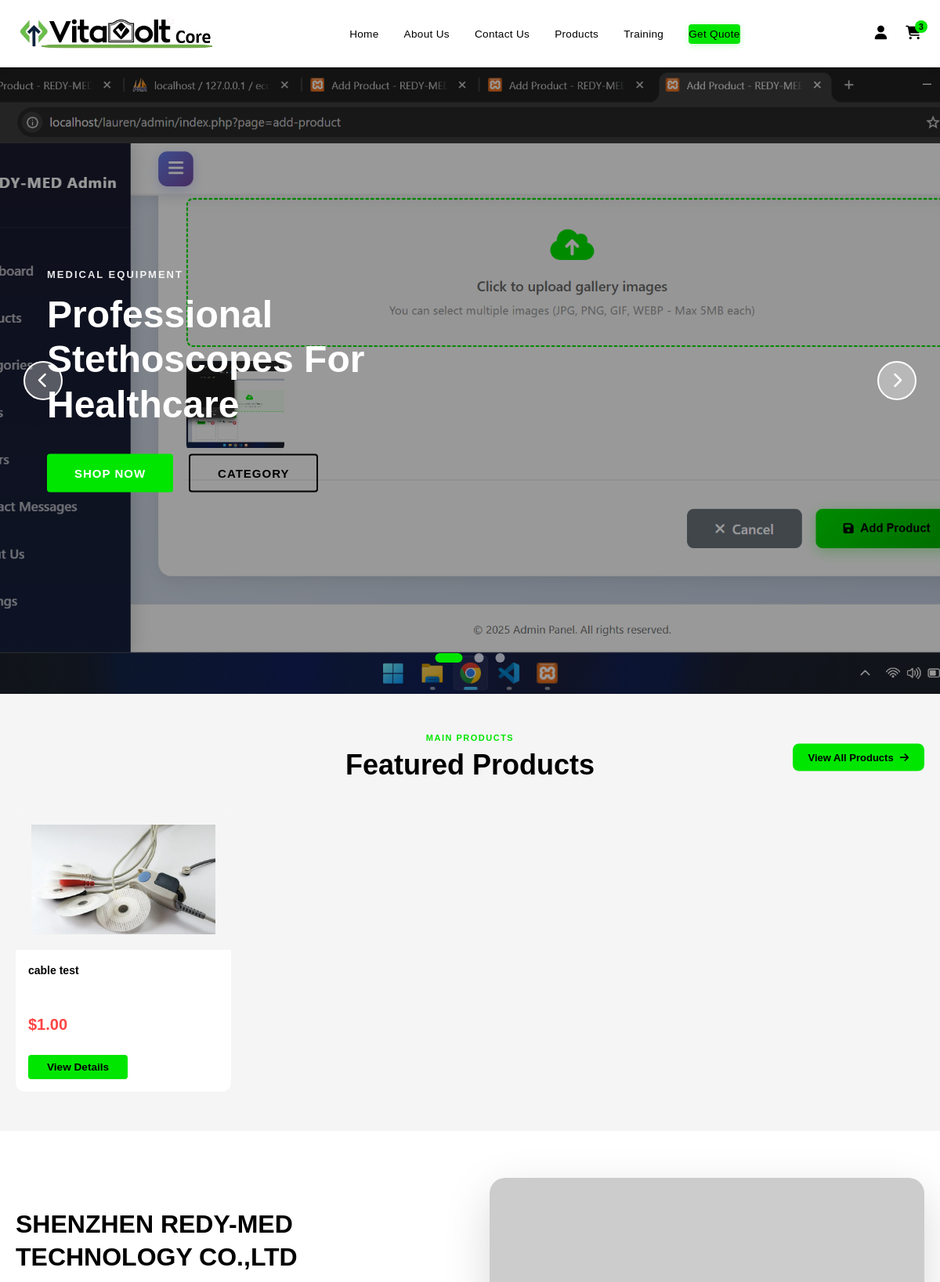
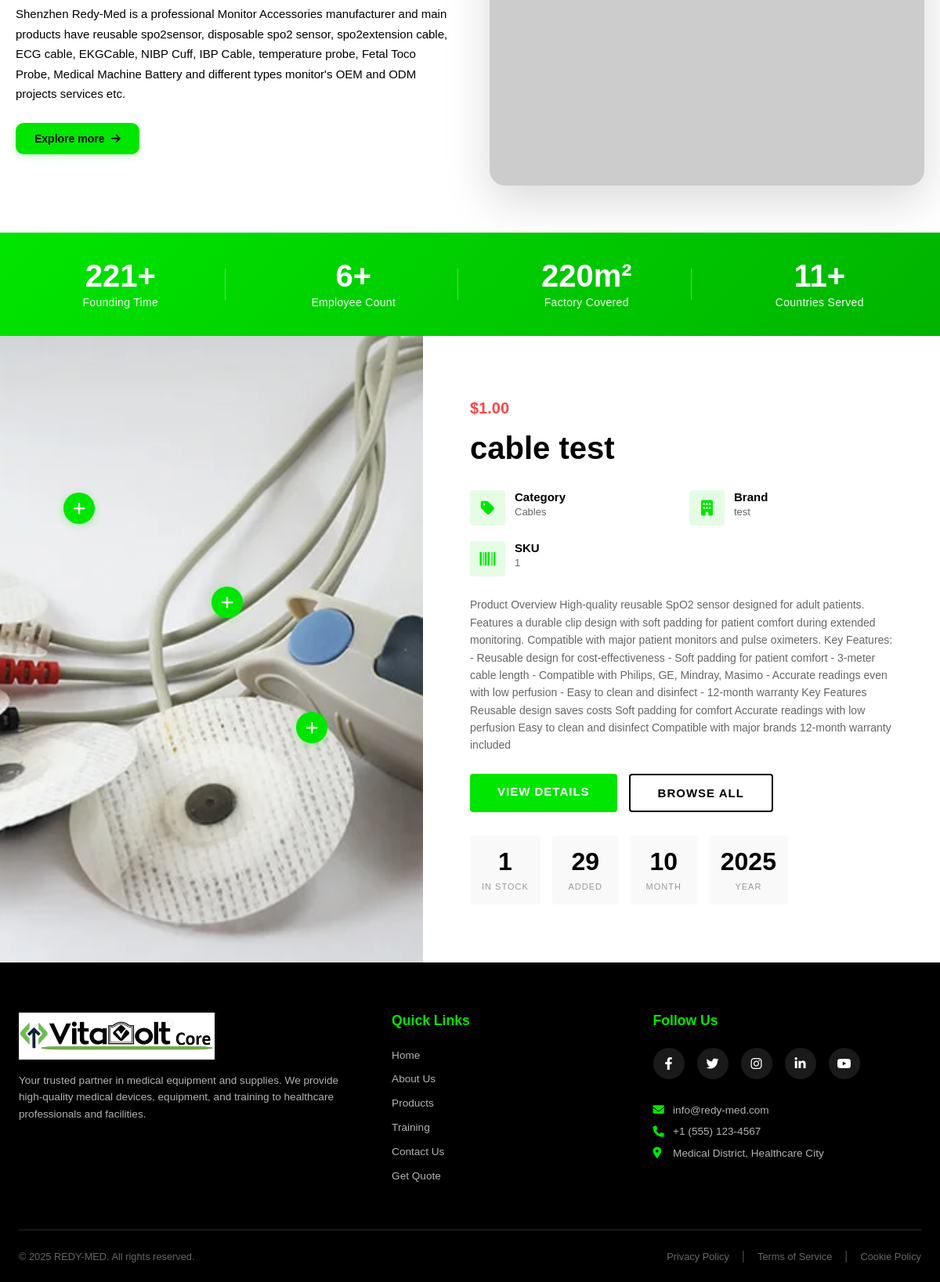
The page / on the database its author committed (2 pictures, top to bottom).
### tables this page shows
CREATE TABLE `hero_slides` (
  `slide_id` int(11) NOT NULL,
  `slide_order` int(11) NOT NULL DEFAULT 1,
  `small_title` varchar(100) NOT NULL,
  `main_title` varchar(255) NOT NULL,
  `image_path` varchar(500) NOT NULL,
  `is_active` tinyint(1) DEFAULT 1,
  `created_at` timestamp NOT NULL DEFAULT current_timestamp(),
  `updated_at` timestamp NOT NULL DEFAULT current_timestamp() ON UPDATE current_timestamp()
);

CREATE TABLE `products` (
  `product_id` int(11) NOT NULL,
  `product_name` varchar(255) NOT NULL,
  `sku` varchar(100) DEFAULT NULL,
  `spu` varchar(100) DEFAULT NULL,
  `model_number` varchar(100) DEFAULT NULL,
  `warranty_period` varchar(100) DEFAULT NULL,
  `brand` varchar(100) DEFAULT 'REDY-MED',
  `category_id` int(11) NOT NULL,
  `manufacturer_id` int(11) DEFAULT NULL,
  `short_description` text DEFAULT NULL,
  `long_description` text DEFAULT NULL,
  `description` text DEFAULT NULL,
  `features` text DEFAULT NULL,
  `price` decimal(10,2) DEFAULT NULL,
  `stock_quantity` int(11) DEFAULT 0,
  `is_active` tinyint(1) DEFAULT 1,
  `is_featured` tinyint(1) DEFAULT 0,
  `created_at` timestamp NOT NULL DEFAULT current_timestamp(),
  `updated_at` timestamp NOT NULL DEFAULT current_timestamp() ON UPDATE current_timestamp()
);

CREATE TABLE `product_images` (
  `image_id` int(11) NOT NULL,
  `product_id` int(11) NOT NULL,
  `image_url` varchar(500) NOT NULL,
  `image_alt_text` varchar(255) DEFAULT NULL,
  `display_order` int(11) DEFAULT 0,
  `is_primary` tinyint(1) DEFAULT 0,
  `created_at` timestamp NOT NULL DEFAULT current_timestamp()
);

CREATE TABLE `categories` (
  `category_id` int(11) NOT NULL,
  `category_name` varchar(100) NOT NULL,
  `parent_category_id` int(11) DEFAULT NULL,
  `description` text DEFAULT NULL,
  `created_at` timestamp NOT NULL DEFAULT current_timestamp(),
  `updated_at` timestamp NOT NULL DEFAULT current_timestamp() ON UPDATE current_timestamp()
);

### pages/home.php (the view, shortened to what this page needs)
<!DOCTYPE html>
<html lang="en">
<head>
    <link rel="stylesheet" href="https://cdnjs.cloudflare.com/ajax/libs/font-awesome/6.4.0/css/all.min.css">
    <link rel="stylesheet" href="css/header.css">
    <link rel="stylesheet" href="css/footer.css">
    <link rel="stylesheet" href="css/home.css">
</head>
<body>
    <?php include 'include/header.php'; ?>
    <div class="hero-slider">
        <?php
        $slides_sql = "SELECT * FROM hero_slides WHERE is_active = 1 ORDER BY slide_order ASC";
        $slides_result = $conn->query($slides_sql);
        $slide_index = 0;
        if ($slides_result && $slides_result->num_rows > 0) {
            while($slide = $slides_result->fetch_assoc()) {
                $active_class = ($slide_index === 0) ? 'active' : '';
                $small_title = htmlspecialchars($slide['small_title']);
                $main_title = htmlspecialchars($slide['main_title']);
                $image_path = htmlspecialchars($slide['image_path']);
        ?>
        <div class="slide <?php echo $active_class; ?>" data-slide="<?php echo $slide_index; ?>" style="background-image: url('<?php echo $image_path; ?>');">
            <div class="slide-content">
                <p class="small-title"><?php echo $small_title; ?></p>
                <h1 class="main-title"><?php echo $main_title; ?></h1>
                <div class="button-group">
                    <button class="btn btn-primary">Shop Now</button>
                    <button class="btn btn-secondary">Category</button>
                </div>
            </div>
        </div>
        <?php
                $slide_index++;
            }
        }
        ?>
        <div class="arrow arrow-left" onclick="changeSlide(-1)">
            <i class="fas fa-chevron-left"></i>
        </div>
        <div class="arrow arrow-right" onclick="changeSlide(1)">
            <i class="fas fa-chevron-right"></i>
        </div>
        <div class="navigation-dots">
            <?php
            $slides_sql = "SELECT COUNT(*) as total FROM hero_slides WHERE is_active = 1";
            $slides_count_result = $conn->query($slides_sql);
            $slides_count = $slides_count_result->fetch_assoc()['total'];
            for ($i = 0; $i < $slides_count; $i++) {
                $active = ($i === 0) ? 'active' : '';
                echo '<div class="dot ' . $active . '" onclick="goToSlide(' . $i . ')"></div>';
            }
            ?>
        </div>
    </div>
    <section class="products-section">
        <div class="section-header">
            <div class="section-label">Main Products</div>
            <h2 class="section-title">Featured Products</h2>
            <a href="index.php?page=products" class="view-all-btn">
                View All Products
                <i class="fas fa-arrow-right"></i>
            </a>
        </div>
        <div class="products-grid">
            <?php
            $sql = "SELECT p.*, c.category_name, pi.image_url
                    FROM products p
                    LEFT JOIN categories c ON p.category_id = c.category_id
                    LEFT JOIN product_images pi ON p.product_id = pi.product_id AND pi.is_primary = 1
                    WHERE p.is_active = 1
                    ORDER BY p.created_at DESC
                    LIMIT 6";
            $result = $conn->query($sql);
            if ($result && $result->num_rows > 0) {
                while($row = $result->fetch_assoc()) {
                    $product_id = $row['product_id'];
                    $product_name = htmlspecialchars($row['product_name']);
                    $price = $row['price'] ? '$' . number_format($row['price'], 2) : 'Contact for Price';
                    $image_url = $row['image_url'] ?: 'https://images.unsplash.com/photo-1584515933487-779824d29309?w=400&h=300&fit=crop';
                    ?>
                    <div class="product-card">
                        <div class="product-image-wrapper">
                            <img src="<?php echo $image_url; ?>" alt="<?php echo $product_name; ?>" class="product-image">
                        </div>
                        <div class="product-content">
                            <div class="product-name"><?php echo $product_name; ?></div>
                            <div class="product-price"><?php echo $price; ?></div>
                            <a href="index.php?page=productOpen&id=<?php echo $product_id; ?>" class="view-details-btn">View Details</a>
                        </div>
                    </div>
                    <?php
                }
            } else {
                echo '<p style="text-align: center; width: 100%; padding: 2rem; grid-column: 1 / -1;">No products available at the moment.</p>';
            }
            ?>
        </div>
    </section>
    <section class="company-section">
        <div class="company-container">
            <div class="company-content">
                <h2>SHENZHEN REDY-MED TECHNOLOGY CO.,LTD</h2>
                <p>Shenzhen Redy-Med is a professional Monitor Accessories manufacturer and main products have reusable spo2sensor, disposable spo2 sensor, spo2extension cable, ECG cable, EKGCable, NIBP Cuff, IBP Cable, temperature probe, Fetal Toco Probe, Medical Machine Battery and different types monitor's OEM and ODM projects services etc.</p>
                <a href="#" class="explore-btn">
                    Explore more
                    <i class="fas fa-arrow-right"></i>
                </a>
            </div>
            <div class="company-image">
                <img src="https://via.placeholder.com/600x400/1a1a1a/00e600?text=Company+Booth" alt="Company Booth">
            </div>
        </div>
    </section>
    <section class="stats-section">
        <div class="stats-container">
            <div class="stat-card">
                <div class="stat-number">221+</div>
                <div class="stat-label">Founding Time</div>
            </div>
            <div class="stat-card">
                <div class="stat-number">6+</div>
                <div class="stat-label">Employee Count</div>
            </div>
            <div class="stat-card">
                <div class="stat-number">220m²</div>
                <div class="stat-label">Factory Covered</div>
            </div>
            <div class="stat-card">
                <div class="stat-number">11+</div>
                <div class="stat-label">Countries Served</div>
            </div>
        </div>
    </section>
 <section class="product-showcase">
    <div class="showcase-container">
      <?php
      $latest_sql = "SELECT p.*, c.category_name, pi.image_url
                     FROM products p
                     LEFT JOIN categories c ON p.category_id = c.category_id
                     LEFT JOIN product_images pi ON p.product_id = pi.product_id AND pi.is_primary = 1
                     WHERE p.is_active = 1
                     ORDER BY p.created_at DESC
                     LIMIT 1";
      $latest_result = $conn->query($latest_sql);
      if ($latest_result && $latest_result->num_rows > 0) {
          $product = $latest_result->fetch_assoc();
          $product_id = $product['product_id'];
          $product_name = htmlspecialchars($product['product_name']);
          $price = $product['price'] ? '$' . number_format($product['price'], 2) : 'Contact for Price';
          $image_url = $product['image_url'] ?: 'https://images.unsplash.com/photo-1584515933487-779824d29309?w=400&h=300&fit=crop';
          $category = htmlspecialchars($product['category_name'] ?: 'Medical Equipment');
          $description = htmlspecialchars($product['description'] ?: $product['short_description'] ?: 'Premium medical equipment from REDY-MED');
          $brand = htmlspecialchars($product['brand'] ?: 'REDY-MED');
          $sku = htmlspecialchars($product['sku'] ?: 'N/A');
          $stock = $product['stock_quantity'] ?: 0;
      ?>
      <div class="showcase-image">
        <img src="<?php echo $image_url; ?>" alt="<?php echo $product_name; ?>">
        <div class="image-hotspot hotspot-1">
          <i class="fas fa-plus"></i>
        </div>
        <div class="image-hotspot hotspot-2">
          <i class="fas fa-plus"></i>
        </div>
        <div class="image-hotspot hotspot-3">
          <i class="fas fa-plus"></i>
        </div>
      </div>
      <div class="showcase-content">
        <div class="product-price"><?php echo $price; ?></div>
        <h1 class="product-title"><?php echo $product_name; ?></h1>
        <div class="product-features">
          <div class="feature-item">
            <div class="feature-icon">
              <i class="fas fa-tag"></i>
            </div>
            <div class="feature-content">
              <h3>Category</h3>
              <p><?php echo $category; ?></p>
            </div>
          </div>
          <div class="feature-item">
            <div class="feature-icon">
              <i class="fas fa-building"></i>
            </div>
            <div class="feature-content">
              <h3>Brand</h3>
              <p><?php echo $brand; ?></p>
            </div>
          </div>
          <div class="feature-item">
            <div class="feature-icon">
              <i class="fas fa-barcode"></i>
            </div>
            <div class="feature-content">
              <h3>SKU</h3>
              <p><?php echo $sku; ?></p>
            </div>
          </div>
        </div>
        <p class="product-description">
          <?php echo $description; ?>
        </p>
        <div class="product-actions">
          <a href="index.php?page=productOpen&id=<?php echo $product_id; ?>" class="btn btn-primary">View Details</a>
          <a href="index.php?page=products" class="btn btn-secondary">Browse All</a>
        </div>
        <div class="countdown-timer">
          <div class="countdown-item">
            <span class="countdown-number"><?php echo $stock; ?></span>
            <span class="countdown-label">In Stock</span>
          </div>
          <div class="countdown-item">
            <span class="countdown-number"><?php echo date('d', strtotime($product['created_at'])); ?></span>
            <span class="countdown-label">Added</span>
          </div>
          <div class="countdown-item">
            <span class="countdown-number"><?php echo date('m', strtotime($product['created_at'])); ?></span>
            <span class="countdown-label">Month</span>
          </div>
          <div class="countdown-item">
            <span class="countdown-number"><?php echo date('Y', strtotime($product['created_at'])); ?></span>
            <span class="countdown-label">Year</span>
          </div>
        </div>
      </div>
      <?php
      } else {
          echo '<p style="text-align: center; width: 100%; padding: 2rem;">No products available to showcase.</p>';
      }
      ?>
    </div>
  </section>
    <?php include 'include/footer.php'; ?>
</body>
</html>

### css/header.css (style rules this page uses)
:root { --primary-color: #00e600; --secondary-color: #ffffff; --text-color: #000000; --border-radius: 4px; }
* { margin: 0; padding: 0; box-sizing: border-box; }
body { font-family: -apple-system, BlinkMacSystemFont, 'Segoe UI', Roboto, Oxygen, Ubuntu, Cantarell, sans-serif; background: #f5f5f5; }

### rows shown on the page
hero_slides: image_path (picture), small_title "MEDICAL EQUIPMENT", main_title "Professional Stethoscopes For Healthcare"
products: product_images.image_url (picture), product_name "cable test", price "$1.00", category.category_name "Cables", brand "test", sku "1", description "Product Overview High-quality reusable SpO2 sensor designed for adult patients. Features a durable clip design with soft padding for patient comfort during extended monitoring. Compatible with major patient monitors and pulse oximeters. Key Features: - Reusable design for cost-effectiveness - Soft padding for patient comfort - 3-meter cable length - Compatible with Philips, GE, Mindray, Masimo - Accurate readings even with low perfusion - Easy to clean and disinfect - 12-month warranty Key Features Reusable design saves costs Soft padding for comfort Accurate readings with low perfusion Easy to clean and disinfect Compatible with major brands 12-month warranty included", stock_quantity "1", created_at "29", created_at "10", created_at "2025"
